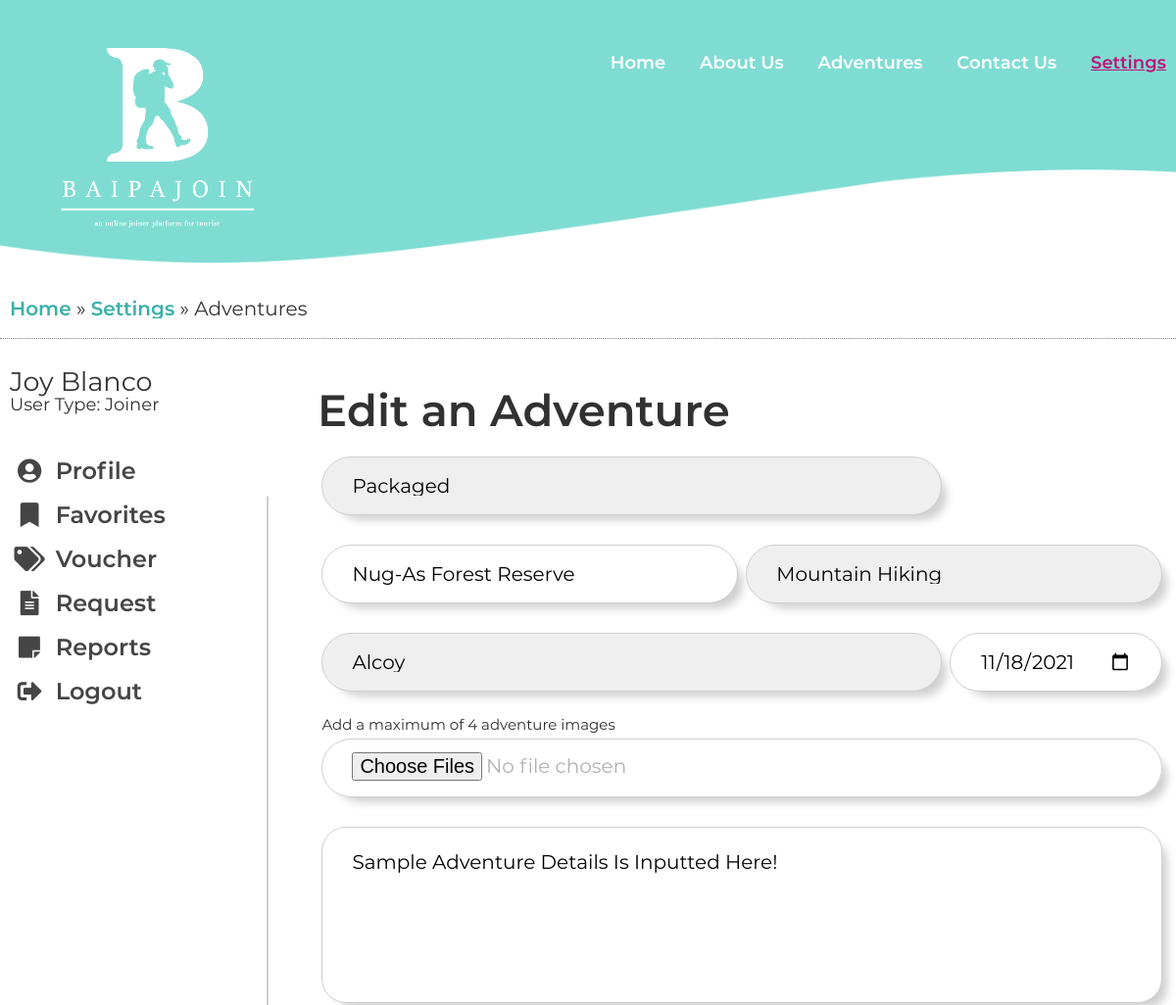
The page /edit_adv.php?id=14 (signed in, upper part) on the database as committed earlier.
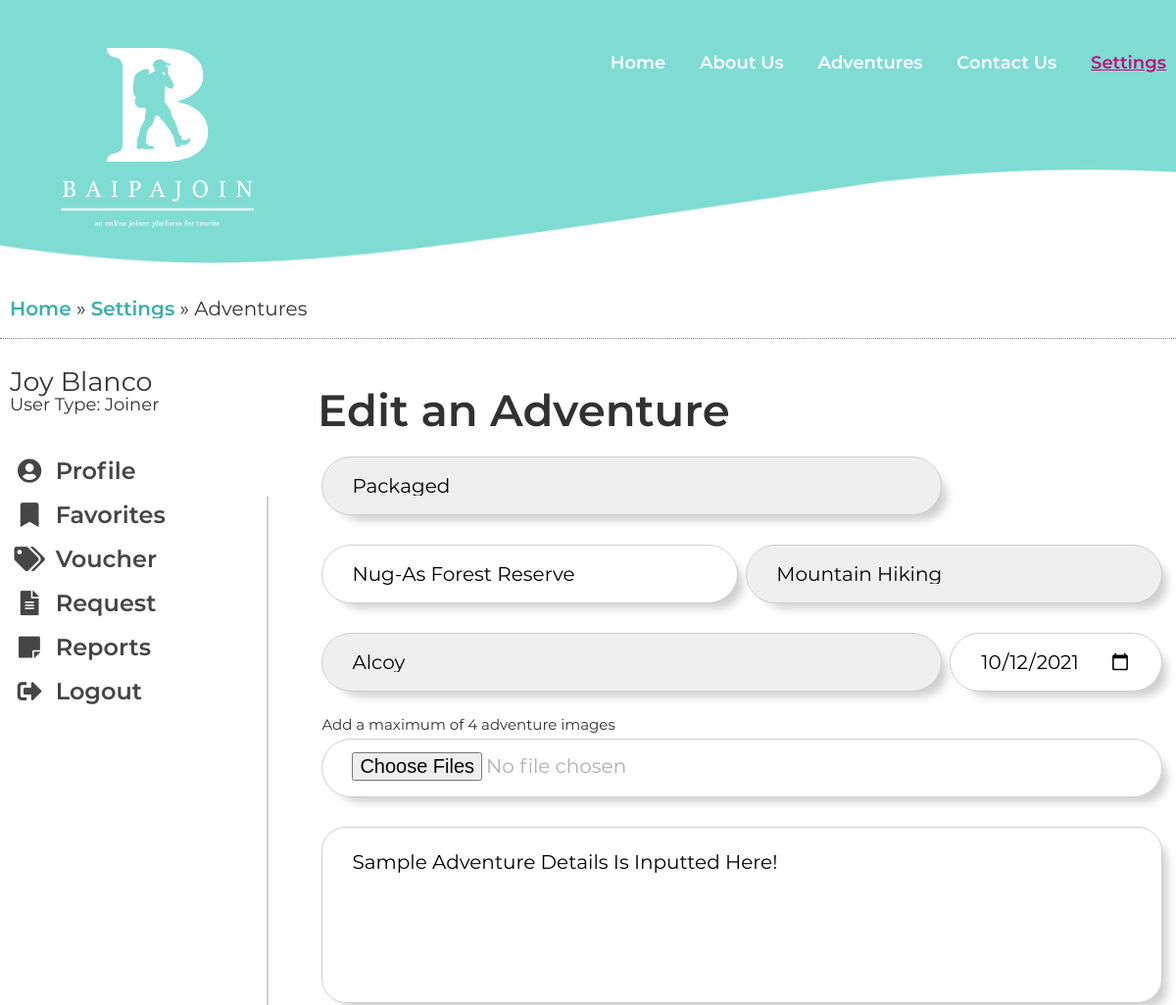
The same page on the database as committed later.
### tables this page shows
CREATE TABLE `adventure` (
  `adv_id` int(11) NOT NULL,
  `adv_images` varchar(200) NOT NULL,
  `adv_name` varchar(50) NOT NULL,
  `adv_kind` varchar(25) NOT NULL,
  `adv_type` varchar(15) NOT NULL,
  `adv_address` varchar(50) NOT NULL,
  `adv_town` varchar(50) NOT NULL,
  `adv_totalcostprice` decimal(7,2) NOT NULL,
  `adv_date` date NOT NULL,
  `adv_details` varchar(500) NOT NULL,
  `adv_postedDate` date NOT NULL,
  `adv_maxguests` int(3) DEFAULT NULL,
  `adv_currentGuest` int(3) DEFAULT NULL,
  `adv_itineraryImg` varchar(50) NOT NULL,
  `adv_status` varchar(25) NOT NULL,
  `orga_id` int(11) NOT NULL
);

### extensions/db.php (called while the page is built, shortened)
<?php
	class DB
	{
		static $hostname = "localhost";
		static $dbname = "baipajoin";
		static $username  = "root";
		static $password = "";
		public static function query($sql, $params=array(), $transactType)
		{
			$rows = array();
			try
			{
				$db = new PDO("mysql:host=". self::$hostname ."; dbname=". self::$dbname,  self::$username,  self::$password);
				$db->setAttribute(PDO::ATTR_ERRMODE, PDO::ERRMODE_EXCEPTION);
				$cmd = $db->prepare($sql);
				$cmd->execute($params);
				if($transactType == "READ")
					$rows = $cmd->fetchAll();
				else
					$rows = $db->lastInsertId();
			}
			catch(PDOException $e)
			{
				echo $e->getMessage();
			}
			return $rows;
		}
	}
?>

### edit_adv.php (the view, shortened to what this page needs)
<?php
	require_once("extensions/db.php");
?>
<?php include("includes/head.php"); ?>
</head>
	<body>
		<div class="protect-me">
		<div class="clearfix">
<?php include("includes/header.php"); ?>
<?php
	$currentPage = 'settings';
	include("includes/nav.php");
?>
<div id="main_area">
	<div class="wrapper">
		<div class="breadcrumbs">
			<a href="index.php">Home</a> &#187; <a href="settings.php">Settings</a> &#187; Adventures
		</div>
		<div class="main_con">
			<?php
				$currentSidebarPage = 'adventures';
				include("includes/sidebar.php");
			?>
			<main>
				<form method="post" enctype="multipart/form-data">
					<h2>Edit an Adventure</h2>
					<?php
						if(isset($_GET['id'])){
							$adv = DB::query("SELECT * FROM adventure WHERE adv_id = ?", array($_GET['id']), "READ");
							if(count($adv) > 0){
								$adv = $adv[0];
					?>
					<div class="form form1">
						<select name="cboType" onchange="displayMaxGuests(this);" required>
							<option value="packaged" <?php echo $adv['adv_type'] == "Packaged" ? "selected='selected'":""; ?>>Packaged</option>
						</select>
						<input type="text" name="txtName" placeholder="Adventure Name" value="<?php echo $adv['adv_name']; ?>" required>
						<select name="cboKind" required>
							<option value="Mountain Hiking" <?php echo $adv['adv_kind'] == "Mountain Hiking" ? "selected='selected'":""; ?>>Mountain Hiking</option>
						</select>
						<select name="cboLoc" required>
							<option value="Alcoy" <?php echo $adv['adv_address'] == "Alcoy" ? "selected='selected'":""; ?>>Alcoy</option>
						</select>
						<input type="date" name="dateDate" placeholder="Date" value="<?php echo $adv['adv_date']; ?>" required>
						<div class="label">
							<label for="f01">Add a maximum of 4 adventure images</label>
						</div>
						<input id="f01" type="file" name="fileAdvImgs[]" placeholder="Add Adventure Images" multiple required/>
						<textarea name="txtDetails" placeholder="Details" required><?php echo $adv['adv_details']; ?></textarea>
					</div>
					<?php
						}
					}
					?>
				</form>
			</main>
		</div>
	</div>
</div>
<?php include("includes/footer.php"); ?>

### includes/head.php (shortened to what this page needs)
<!DOCTYPE html>
<html class="no-js" lang="en-US">
<head>
	<link rel="stylesheet" href="style.min.css">
	<link rel="stylesheet" href="css/hamburgers.min.css">
	<link rel="stylesheet" href="css/media.min.css">
	<link rel="stylesheet" href="css/rslides.min.css">
	<link rel="stylesheet" href="css/font-awesome.min.css">
	<link rel="stylesheet" href="css/animate.css">
	<link rel="stylesheet" href="https://use.fontawesome.com/releases/v5.5.0/css/all.css">
	<link rel="stylesheet" href="https://unpkg.com/flickity@2/dist/flickity.min.css">
	<link rel="stylesheet" href="//cdnjs.cloudflare.com/ajax/libs/morris.js/0.5.1/morris.css">

### includes/header.php (shortened to what this page needs)
<header>
	<div class="wrapper">
		<div class="header_con">
			<div class="main_logo">
			  <a href="index.php"><figure><img src="images/main-logo.png" alt="<?php ?>"/></figure></a>
			</div>
		</div>
	</div>
</header>

### includes/nav.php (shortened to what this page needs)
<div id="nav_area">
	<div class="toggle_right_nav">
	  <nav class="page_nav">
			<div class="wrapper">
				<ul>
					<li class="<?php if($currentPage == 'index') echo 'current_page_item'; ?>"><a href="index.php">Home</a></li>
					<li class="<?php if($currentPage == 'aboutus') echo 'current_page_item'; ?>"><a href="#main_area">About Us</a></li>
					<?php
						if(!isset($_SESSION['organizer'])){
					?>
						<li class="<?php if($currentPage == 'adventures') echo 'current_page_item'; ?>"><a href="adventures.php">Adventures</a></li>
					<?php
						}
					?>
					<li class="<?php if($currentPage == 'contactus') echo 'current_page_item'; ?>"><a href="#contact-us">Contact Us</a></li>
					<?php
						if(isset($_SESSION['joiner'])){
							echo "<li class='";
								if($currentPage == 'settings') echo 'current_page_item';
							echo "'><a href='settings.php' style='color:#bf127a;'>Settings</a></li>";
						} else if(isset($_SESSION['organizer'])) {
							$_SESSION['current_user'] = 'Organizer';
							echo "<li class='";
								if($currentPage == 'settings') echo 'current_page_item';
							echo "'><a href='settings.php' style='color:#bf127a;'>Settings</a></li>";
						} else {
					?>
						<li><a href="login.php" style="color:#bf127a;">Login</a></li>
						<li><a href="create.php">Create</a></li>
					<?php } ?>
				</ul>
			</div>
	  </nav>
	</div>
</div>

### includes/sidebar.php (shortened to what this page needs)
<aside class="sidebar">
	<?php
		if($_SESSION['current_user'] == 'Joiner') {
			echo "<h2> {$_SESSION['fname']} {$_SESSION['lname']} </h2>
			<p>User Type: Joiner</p>";
		}
	?>
	<ul>
		<li class="<?php if($currentSidebarPage == 'profile') echo 'current_sidebar'; ?>"><a href="settings.php"><i class="fas fa-user-circle"></i> <q>Profile</q></a></li>
		<?php
			if($_SESSION['current_user'] == 'Joiner') {
				echo "<li class='";
					if($currentSidebarPage == 'favorites') echo 'current_sidebar';
				echo "'><a href='favorites.php'><i class='fas fa-bookmark'></i> <q>Favorites</q></a></li>
				";
			}
		?>
		<li class="<?php if($currentSidebarPage == 'voucher') echo 'current_sidebar'; ?>"><a href="voucher.php"><i class="fas fa-tags"></i> <q>Voucher</q></a></li>
		<li class="<?php if($currentSidebarPage == 'request') echo 'current_sidebar'; ?>"><a href="request.php"><i class="fas fa-file-alt"></i> <q>Request</q></a></li>
		<li class="<?php if($currentSidebarPage == 'reports') echo 'current_sidebar'; ?>"><a href="reports_booking.php"><i class="fas fa-sticky-note"></i> <q>Reports</q></a></li>
		<li><a href="logout.php" onclick="return confirm('Are you sure you want to logout?');"><i class="fas fa-sign-out-alt"></i> <q>Logout</q></a></li>
	</ul>
</aside>

### includes/footer.php (shortened to what this page needs)
  </div>
  </div>
</body>
</html>

### edit_adv.php (style rules this page uses)
header { background:url(images/header-bg.png) no-repeat center top/cover, #fff; }
.main_logo { position:static;margin-left:10px; }
.main_con { display:flex;justify-content:space-between; }
main { flex:4;float:none;height:auto;background:none;margin:0;padding:50px 0 50px 50px;border-radius:0;text-align:center; }
main h2 { font:600 45px/100% Montserrat,sans-serif;color:#313131;margin-bottom:10px;text-align:left; }
main .form { display:flex;justify-content:center;flex-wrap:wrap;margin-bottom:40px;position:relative; }
main .form input, main .form select, main .form textarea { display:inline-block;width:99%;height:60px;border:none;box-shadow:10px 10px 10px -5px #cfcfcf;outline:none;border-radius:50px;font:normal 20px/20px Montserrat,sans-serif;padding:0 30px;margin:15px auto;border:1px solid #cfcfcf; }
main .form select { width:73%; }
main .form select:nth-of-type(2) { width:49%; }
main .form select:nth-of-type(3) { width:73%; }
main .form textarea { resize:none;height:180px;border-radius:25px;padding-top:25px; }
main .form input:nth-of-type(2) { width:49%; }
main .form input:nth-of-type(3) { width:25%; }
main .form input[type=file] { padding-top:13px;color:#b1b1b1;margin-top:0; }
main .form .label { font-size:15px;display:inline-block;text-align:left;width:99%;margin:5px 0 0; }

Rows that differ between the two databases and show on the page:
changed adventure "Packaged": dateDate "11/18/2021" → "10/12/2021"
